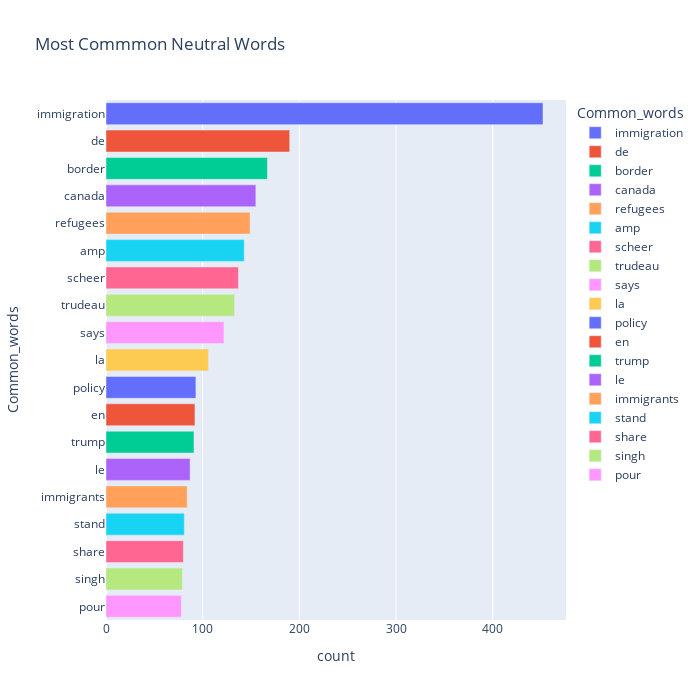

Source (notebook cell):
### Markdown cell above
### Plotting bar graph for most used words in neutral sentiments tweets

### Code cell
#treemap of most common words in neutral tweets
fig = px.bar(temp_neutral, x="count", y="Common_words", title='Most Commmon Neutral Words', orientation='h', 
             width=700, height=700,color='Common_words')
fig.show()

### Figure 1 — Plotly figure (JSON) as saved in the notebook; plotly's stock layout.template omitted (floating-point values rounded to 4 significant figures)
{"data": [{"alignmentgroup": "True", "hovertemplate": "Common_words=%{y}<br>count=%{x}<extra></extra>", "legendgroup": "immigration", "marker": {"color": "#636efa", "pattern": {"shape": ""}}, "name": "immigration", "offsetgroup": "immigration", "orientation": "h", "showlegend": true, "textposition": "auto", "type": "bar", "x": [452], "xaxis": "x", "y": ["immigration"], "yaxis": "y"}, {"alignmentgroup": "True", "hovertemplate": "Common_words=%{y}<br>count=%{x}<extra></extra>", "legendgroup": "de", "marker": {"color": "#EF553B", "pattern": {"shape": ""}}, "name": "de", "offsetgroup": "de", "orientation": "h", "showlegend": true, "textposition": "auto", "type": "bar", "x": [190], "xaxis": "x", "y": ["de"], "yaxis": "y"}, {"alignmentgroup": "True", "hovertemplate": "Common_words=%{y}<br>count=%{x}<extra></extra>", "legendgroup": "border", "marker": {"color": "#00cc96", "pattern": {"shape": ""}}, "name": "border", "offsetgroup": "border", "orientation": "h", "showlegend": true, "textposition": "auto", "type": "bar", "x": [167], "xaxis": "x", "y": ["border"], "yaxis": "y"}, {"alignmentgroup": "True", "hovertemplate": "Common_words=%{y}<br>count=%{x}<extra></extra>", "legendgroup": "canada", "marker": {"color": "#ab63fa", "pattern": {"shape": ""}}, "name": "canada", "offsetgroup": "canada", "orientation": "h", "showlegend": true, "textposition": "auto", "type": "bar", "x": [155], "xaxis": "x", "y": ["canada"], "yaxis": "y"}, {"alignmentgroup": "True", "hovertemplate": "Common_words=%{y}<br>count=%{x}<extra></extra>", "legendgroup": "refugees", "marker": {"color": "#FFA15A", "pattern": {"shape": ""}}, "name": "refugees", "offsetgroup": "refugees", "orientation": "h", "showlegend": true, "textposition": "auto", "type": "bar", "x": [149], "xaxis": "x", "y": ["refugees"], "yaxis": "y"}, {"alignmentgroup": "True", "hovertemplate": "Common_words=%{y}<br>count=%{x}<extra></extra>", "legendgroup": "amp", "marker": {"color": "#19d3f3", "pattern": {"shape": ""}}, "name": "amp", "offsetgroup": "amp", "orientation": "h", "showlegend": true, "textposition": "auto", "type": "bar", "x": [143], "xaxis": "x", "y": ["amp"], "yaxis": "y"}, {"alignmentgroup": "True", "hovertemplate": "Common_words=%{y}<br>count=%{x}<extra></extra>", "legendgroup": "scheer", "marker": {"color": "#FF6692", "pattern": {"shape": ""}}, "name": "scheer", "offsetgroup": "scheer", "orientation": "h", "showlegend": true, "textposition": "auto", "type": "bar", "x": [137], "xaxis": "x", "y": ["scheer"], "yaxis": "y"}, {"alignmentgroup": "True", "hovertemplate": "Common_words=%{y}<br>count=%{x}<extra></extra>", "legendgroup": "trudeau", "marker": {"color": "#B6E880", "pattern": {"shape": ""}}, "name": "trudeau", "offsetgroup": "trudeau", "orientation": "h", "showlegend": true, "textposition": "auto", "type": "bar", "x": [133], "xaxis": "x", "y": ["trudeau"], "yaxis": "y"}, {"alignmentgroup": "True", "hovertemplate": "Common_words=%{y}<br>count=%{x}<extra></extra>", "legendgroup": "says", "marker": {"color": "#FF97FF", "pattern": {"shape": ""}}, "name": "says", "offsetgroup": "says", "orientation": "h", "showlegend": true, "textposition": "auto", "type": "bar", "x": [122], "xaxis": "x", "y": ["says"], "yaxis": "y"}, {"alignmentgroup": "True", "hovertemplate": "Common_words=%{y}<br>count=%{x}<extra></extra>", "legendgroup": "la", "marker": {"color": "#FECB52", "pattern": {"shape": ""}}, "name": "la", "offsetgroup": "la", "orientation": "h", "showlegend": true, "textposition": "auto", "type": "bar", "x": [106], "xaxis": "x", "y": ["la"], "yaxis": "y"}, {"alignmentgroup": "True", "hovertemplate": "Common_words=%{y}<br>count=%{x}<extra></extra>", "legendgroup": "policy", "marker": {"color": "#636efa", "pattern": {"shape": ""}}, "name": "policy", "offsetgroup": "policy", "orientation": "h", "showlegend": true, "textposition": "auto", "type": "bar", "x": [93], "xaxis": "x", "y": ["policy"], "yaxis": "y"}, {"alignmentgroup": "True", "hovertemplate": "Common_words=%{y}<br>count=%{x}<extra></extra>", "legendgroup": "en", "marker": {"color": "#EF553B", "pattern": {"shape": ""}}, "name": "en", "offsetgroup": "en", "orientation": "h", "showlegend": true, "textposition": "auto", "type": "bar", "x": [92], "xaxis": "x", "y": ["en"], "yaxis": "y"}, {"alignmentgroup": "True", "hovertemplate": "Common_words=%{y}<br>count=%{x}<extra></extra>", "legendgroup": "trump", "marker": {"color": "#00cc96", "pattern": {"shape": ""}}, "name": "trump", "offsetgroup": "trump", "orientation": "h", "showlegend": true, "textposition": "auto", "type": "bar", "x": [91], "xaxis": "x", "y": ["trump"], "yaxis": "y"}, {"alignmentgroup": "True", "hovertemplate": "Common_words=%{y}<br>count=%{x}<extra></extra>", "legendgroup": "le", "marker": {"color": "#ab63fa", "pattern": {"shape": ""}}, "name": "le", "offsetgroup": "le", "orientation": "h", "showlegend": true, "textposition": "auto", "type": "bar", "x": [87], "xaxis": "x", "y": ["le"], "yaxis": "y"}, {"alignmentgroup": "True", "hovertemplate": "Common_words=%{y}<br>count=%{x}<extra></extra>", "legendgroup": "immigrants", "marker": {"color": "#FFA15A", "pattern": {"shape": ""}}, "name": "immigrants", "offsetgroup": "immigrants", "orientation": "h", "showlegend": true, "textposition": "auto", "type": "bar", "x": [84], "xaxis": "x", "y": ["immigrants"], "yaxis": "y"}, {"alignmentgroup": "True", "hovertemplate": "Common_words=%{y}<br>count=%{x}<extra></extra>", "legendgroup": "stand", "marker": {"color": "#19d3f3", "pattern": {"shape": ""}}, "name": "stand", "offsetgroup": "stand", "orientation": "h", "showlegend": true, "textposition": "auto", "type": "bar", "x": [81], "xaxis": "x", "y": ["stand"], "yaxis": "y"}, {"alignmentgroup": "True", "hovertemplate": "Common_words=%{y}<br>count=%{x}<extra></extra>", "legendgroup": "share", "marker": {"color": "#FF6692", "pattern": {"shape": ""}}, "name": "share", "offsetgroup": "share", "orientation": "h", "showlegend": true, "textposition": "auto", "type": "bar", "x": [80], "xaxis": "x", "y": ["share"], "yaxis": "y"}, {"alignmentgroup": "True", "hovertemplate": "Common_words=%{y}<br>count=%{x}<extra></extra>", "legendgroup": "singh", "marker": {"color": "#B6E880", "pattern": {"shape": ""}}, "name": "singh", "offsetgroup": "singh", "orientation": "h", "showlegend": true, "textposition": "auto", "type": "bar", "x": [79], "xaxis": "x", "y": ["singh"], "yaxis": "y"}, {"alignmentgroup": "True", "hovertemplate": "Common_words=%{y}<br>count=%{x}<extra></extra>", "legendgroup": "pour", "marker": {"color": "#FF97FF", "pattern": {"shape": ""}}, "name": "pour", "offsetgroup": "pour", "orientation": "h", "showlegend": true, "textposition": "auto", "type": "bar", "x": [78], "xaxis": "x", "y": ["pour"], "yaxis": "y"}], "layout": {"barmode": "relative", "height": 700, "legend": {"title": {"text": "Common_words"}, "tracegroupgap": 0}, "title": {"text": "Most Commmon Neutral Words"}, "width": 700, "xaxis": {"anchor": "y", "domain": [0, 1], "title": {"text": "count"}}, "yaxis": {"anchor": "x", "categoryarray": ["pour", "singh", "share", "stand", "immigrants", "le", "trump", "en", "policy", "la", "says", "trudeau", "scheer", "amp", "refugees", "canada", "border", "de", "immigration"], "categoryorder": "array", "domain": [0, 1], "title": {"text": "Common_words"}}}}
